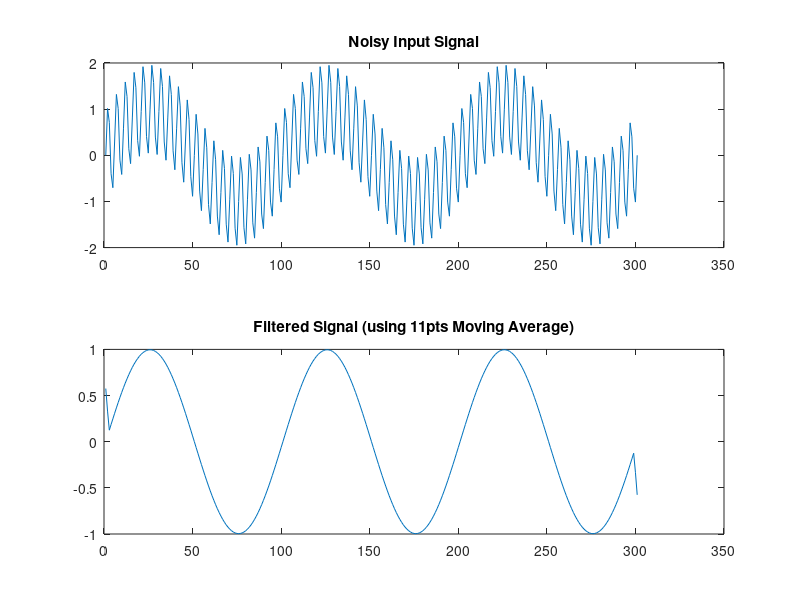

Reproduce this figure in MATLAB.
input_signal = load('signal_1hz_20hz.txt');                     % Signal to be filtered
filter_points = 5;                                              % Number of filter points
filtered_signal = movmean(input_signal, filter_points);         % In nuilt MATLAB function for the moving average

% Plotting
subplot(2,1,1)  
plot(input_signal)
title('Noisy Input Signal');

subplot(2,1,2)
plot(filtered_signal)
title('Filtered Signal (using 11pts Moving Average)')

shg();                                                          % Bring graph to the front